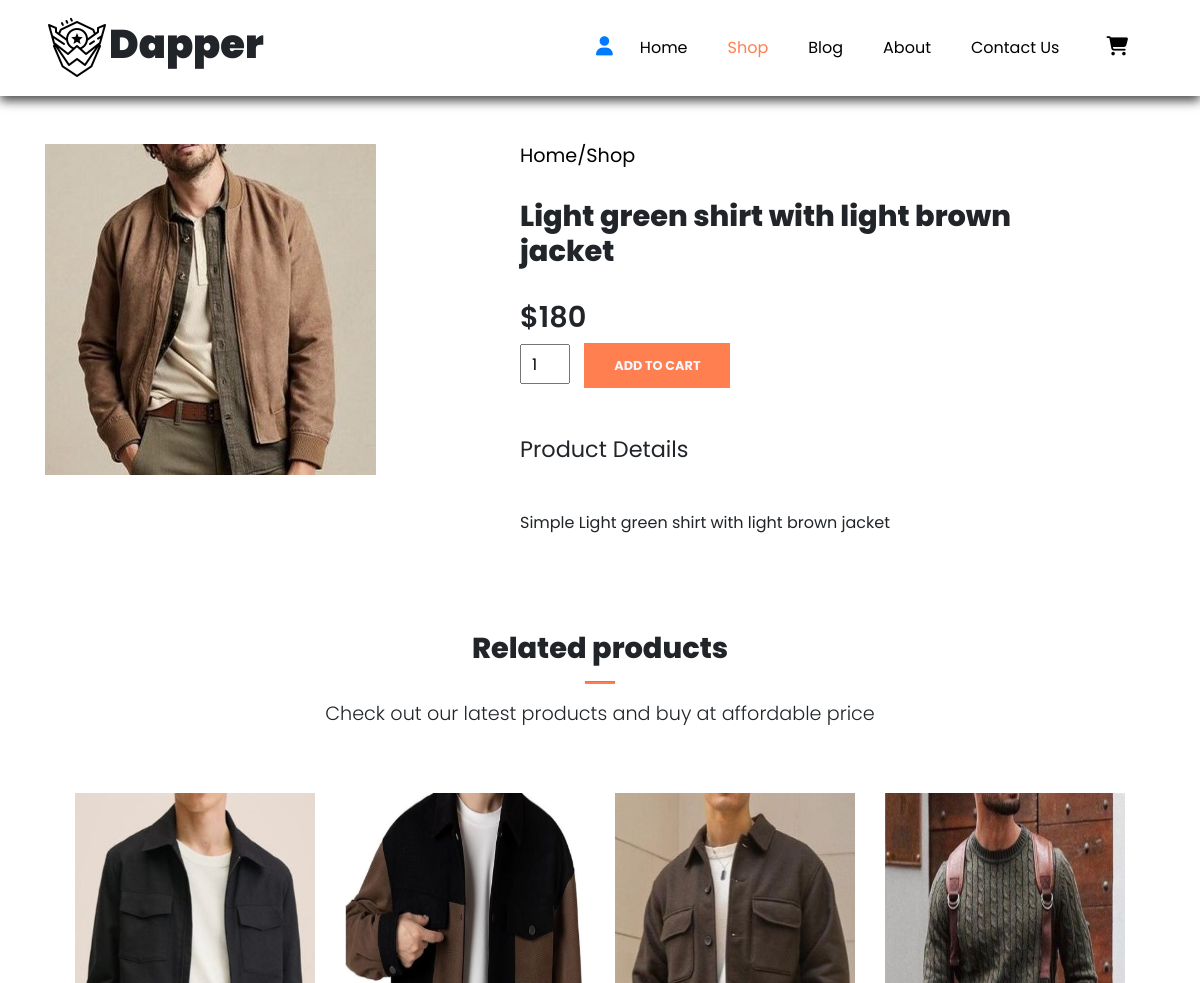
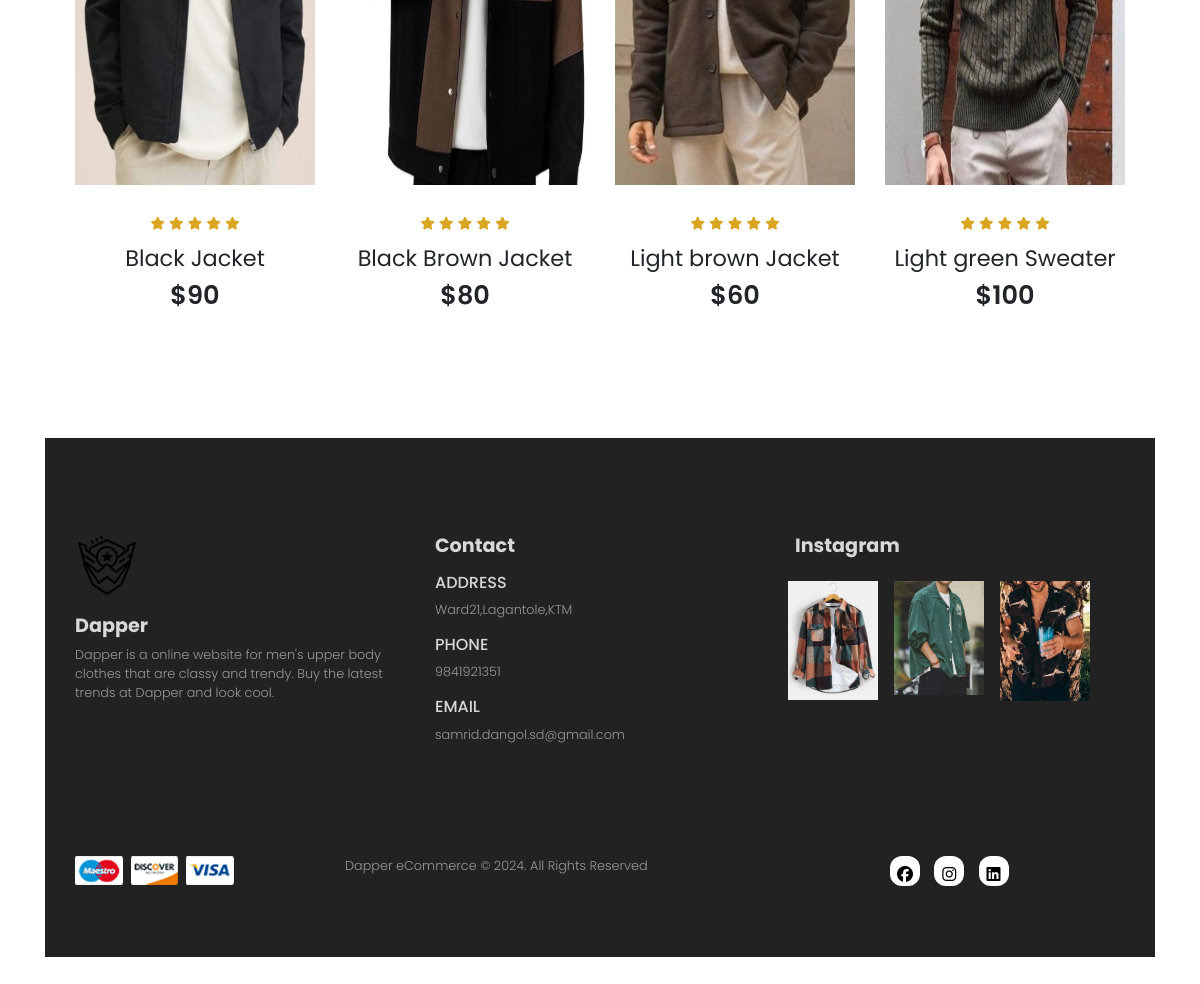
/sproduct.php?product_id=17, run on the app's committed database (2 pictures, top to bottom).
### tables this page shows
CREATE TABLE `products` (
  `product_id` int(100) NOT NULL,
  `product_name` varchar(100) NOT NULL,
  `product_price` int(100) NOT NULL,
  `product_description` varchar(255) NOT NULL,
  `product_image` varchar(100) NOT NULL,
  `product_category` varchar(100) NOT NULL
);

### server/get_our_products.php (called while the page is built)
<?php
include("connection.php");
$stmt = $conn->prepare("SELECT * from products LIMIT 4");
$stmt->execute();
$our_products = $stmt->get_result();
?>

### sproduct.php (the view, shortened to what this page needs)
<?php
  include('server/connection.php');
  if(isset($_GET['product_id'])){
    $product_id = $_GET['product_id'];
    $stmt = $conn->prepare("SELECT * from products WHERE product_id = ?");
    $stmt->bind_param('i',$product_id);
    $stmt->execute();
    $product = $stmt->get_result();
}else{
  header('location:index.php');
}
?>
<!DOCTYPE html>
<html lang="en">
<head>
    <link rel="stylesheet" href="https://cdn.jsdelivr.net/npm/bootstrap@4.1.3/dist/css/bootstrap.min.css">
    <link rel="stylesheet" href="style.css">
    <link rel="stylesheet" href="https://cdnjs.cloudflare.com/ajax/libs/font-awesome/6.5.1/css/all.min.css" />
    <link rel="stylesheet" href="style.css">
</head>
<body>
  <nav class="navbar navbar-expand-lg navbar-light bg-white py-3 fixed-top">
    <div class="container">
      <img src="img/logo.png">
      <h1><b>Dapper</b></h1>
      <div class="collapse navbar-collapse" id="navbarSupportedContent">
        <ul class="navbar-nav ml-auto">
          <li class="nav-item">
            <a href="account.php"><i class="fa-solid fa-user"></i></a>
          </li>
          <li class="nav-item">
            <a class="nav-link" href="index.php">Home</a>
          </li>
          <li class="nav-item">
            <a class="nav-link active" href="shop.php">Shop</a>
          </li>
          <li class="nav-item">
            <a class="nav-link" href="blog.html">Blog</a>
          </li>
          <li class="nav-item">
            <a class="nav-link" href="about.html">About</a>
          </li>
          <li class="nav-item">
            <a class="nav-link" href="contact.html">Contact Us</a>
          </li>
          <li class="nav-item">
            <a class="nav-link" href="cart.php">
              <i class="fa-solid fa-cart-shopping"></i></a>
          </li>
      </div>
    </div>
  </nav>
    <section class="container sproduct my-5 pt-5">
        <div class="row mt-5">
        <?php while($row = $product->fetch_assoc()){ ?>
            <div class="col-lg-5 col-md-12 col-12">
                <img class="img-fluid" src="img/clothes/<?php echo $row['product_image'];?>">
            </div>
            <div class="col-lg-6 col-md-12 col-12">
                <h6>Home/Shop</h6>
                <h3 class="py-4"><?php echo $row['product_name'];?></h3>
                <h2>$<?php echo $row['product_price'];?></h2>
                <form method="POST" action="cart.php">
                      <input type="number" value="1" name="product_quantity"></input>
                      <button class="buy-btn" type="submit" name="add_to_cart">Add To Cart</button>
                </form>
                <h5 class="my-5">Product Details</h5>
                <span><?php echo $row['product_description'];?></span>
            </div>
            <?php } ?>
        </div>
        <section id="products" class="my-5 pb-5">
          <div class="container text-center mt-5 py-5">
            <h3>Related products</h3>
            <hr class="mx-auto">
            <p>Check out our latest products and buy at affordable price</p>
          </div>
          <div class="row mx-auto container-fluid">
          <?php include('server/get_our_products.php');?>
          <?php while ($row=$our_products->fetch_assoc()){ ?>
            <div class="product text-center col-lg-3 col-md-4 col-12">
              <img class="img-fluid mb-3" src="img/clothes/<?php echo $row['product_image'];?>">
              <div class="star">
                <i class="fa-solid fa-star"></i>
                <i class="fa-solid fa-star"></i>
                <i class="fa-solid fa-star"></i>
                <i class="fa-solid fa-star"></i>
                <i class="fa-solid fa-star"></i>
              </div>
              <h5 class="p-name"><?php echo $row['product_name'];?></h5>
              <h4 class="p-price">$<?php echo $row['product_price'];?></h4>
              <a href="<?php echo "sproduct.php?product_id=".$row['product_id']?>"><button class="buy-btn">Buy Now!</button></a>
            </div>
            <?php }?>
          </div>
      </section>
      <footer class="mt-5 py-5">
        <div class="row container mx-auto py-5">
          <div class="footer-one col-lg-4 col-md-6 col-12">
            <img src="img/logo.png">  <h4 class="pt-3">Dapper</h4>
            <p>Dapper is a online website for men's upper body clothes that are classy and trendy. Buy the latest trends at Dapper and look cool.</p>
          </div>
          <div class="footer-one col-lg-4 col-md-6 col-12">
            <h4 class="pb-2">Contact</h4>
            <div>
              <h6 class="text-uppercase">Address</h6>
              <p>Ward21,Lagantole,KTM</p>
            </div>
            <div>
              <h6 class="text-uppercase">Phone</h6>
              <p>9841921351</p>
            </div>
            <div>
              <h6 class="text-uppercase">Email</h6>
              <p>samrid.dangol.sd@gmail.com</p>
            </div>
          </div>
          <div class="footer-one col-lg-4 col-md-6 col-12">
            <h4 class="pb-2">Instagram</h4>
            <div class="row">
              <img class="img-fluid w-25 h-100 m-2" src="img/clothes/9.jpg">
              <img class="img-fluid w-25 h-100 m-2" src="img/clothes/15.jpg">
              <img class="img-fluid w-25 h-100 m-2" src="img/clothes/17.jpg">
            </div>
          </div>
        </div>
        <div class="copyright mt-5">
          <div class="row container mx-auto">
            <div class="col-lg-3 col-md-6 col-12 mb-4">
              <img src="img/payment.png">
            </div>
            <div class="col-lg-6 col-md-6 col-12 text-nowrap mb-2">
              <p>Dapper eCommerce © 2024. All Rights Reserved</p>
            </div>
            <div class="col-lg-2 col-md-6 col-12">
              <a href="#"><i class="fa-brands fa-facebook"></i></a>
              <a href="#"><i class="fa-brands fa-instagram"></i></a>
              <a href="#"><i class="fa-brands fa-linkedin"></i></a>
            </div>
          </div>
        </div>
      </footer>
</body>
</html>

### style.css (style rules this page uses)
* { margin: 0; padding: 0; box-sizing: border-box; }
body { font-family: 'Poppins', sans-serif; }
h1 { font-size: 2.5rem; font-weight: 700; }
h2 { font-size: 1.8rem; font-weight: 600; }
h3 { font-size: 1.8rem; font-weight: 800; }
h4 { font-size: 1.6rem; font-weight: 600; }
h5 { font-size: 1.4rem; font-weight: 400; }
h6 { font-size: 1.2rem; font-weight: 400; color: black; }
p { font-size: 1.2rem; font-weight: 300; }
button { font-size: 0.8rem; font-weight: 700; outline:none; border: none; background-color: #1d1d1d; color: aliceblue; padding: 13px 30px; text-transform: uppercase; cursor: pointer; transition: 0.3s ease; }
hr { width: 30px; height: 2px; background-color: coral; }
.star { padding: 10px 0; }
.star i { font-size: 0.8rem; color: goldenrod; }
.navbar { font-size: 16px; top: 0; left: 0; box-shadow: 0 5px 10px rgba(0, 0, 0, 0.7); }
.navbar-light .navbar-nav .nav-link { padding: 0 20px; color: black; transition: 0.3s ease; }
.navbar-light .navbar-nav .nav-link:hover, .navbar i:hover, .navbar-light .navbar-nav .nav-link.active, .navbar i.active { color: coral }
.navbar i { font-size: 1.2rem; padding: 0 7px; cursor: pointer; transition: 0.3s; }
.product { cursor: pointer; margin-bottom: 2rem; }
.product img { transition: 0.3s all; }
#products .product img { width: 100%; height: 75%; background-position: center center; position: relative; }
footer { background-color: #222222; }
footer h4 { color: #D8D8D8; font-weight: 700; font-size: 1.2rem; }
footer p { color: #999; font-size: 0.8rem; }
footer h6 { color: #D8D8D8; font-weight: 500; font-size: 1rem; }
footer .copyright a { color: #000; width: 30px; height: 30px; background-color: #fff; display:inline-block; text-align: center; line-height: 38px; border-radius: 40%; transition: 0.3s ease; margin: 0 5px; }

### sproduct.php (style rules this page uses)
.sproduct input { width: 50px; height: 40px; padding-left: 10px; font-size: 16px; margin-right: 10px;; }
.buy-btn { background: coral; opacity: 1; transition: 0.3s; }

### data on the page
products: product_image (picture), product_name "Light green shirt with light brown jacket", product_price "180", product_description "Simple Light green shirt with light brown jacket"
products: product_image (picture), product_name "Black Jacket", product_price "90"
products: product_image (picture), product_name "Black Brown Jacket", product_price "80"
products: product_image (picture), product_name "Light brown Jacket", product_price "60"
products: product_image (picture), product_name "Light green Sweater", product_price "100"
